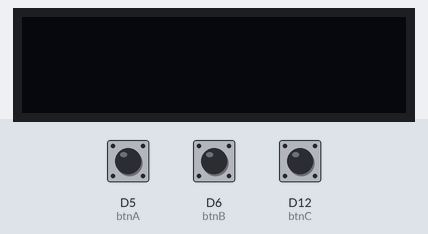
Recording of a program running on a simulated CircuitPython board. On the bench: 128×32 one-colour display. The inputs (shaded band) are chosen by the test bench; at power-on: D5 (btnA) HIGH, D6 (btnB) HIGH, D12 (btnC) HIGH.

Above: at 1.2 s.
1.3 s: D5 (btnA) pulled LOW for 0.15 s
At 1.52 s:
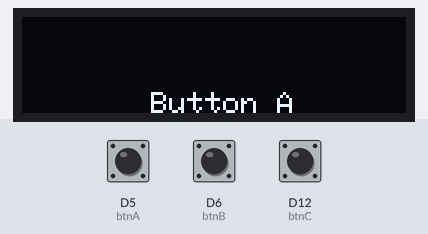
3.1 s: D6 (btnB) pulled LOW for 0.15 s
At 3.34 s:
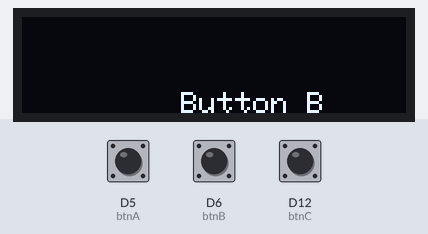
4.9 s: D12 (btnC) pulled LOW for 0.15 s
At 5.04 s:
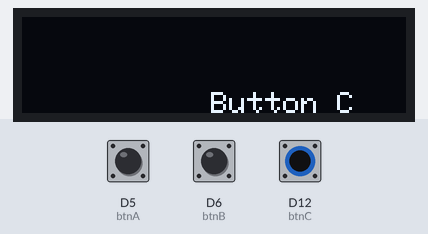
6.6 s: D12 (btnC) pulled LOW for 3.2 s
11.4 s: D5 (btnA) pulled LOW for 3.2 s
At 12.3 s:
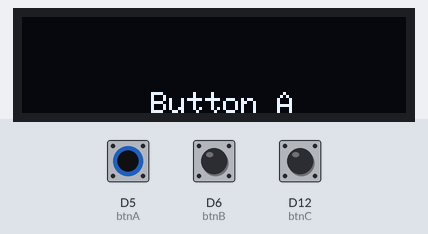
16.2 s: D5 (btnA) driven LOW and D6 (btnB) driven LOW and D12 (btnC) driven LOW
At 16.59 s:
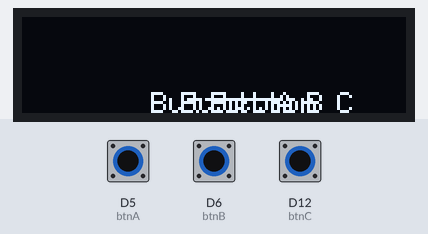
Timing chart, 0 to 19.2 s (numbered marks = the images above; inputs shaded):
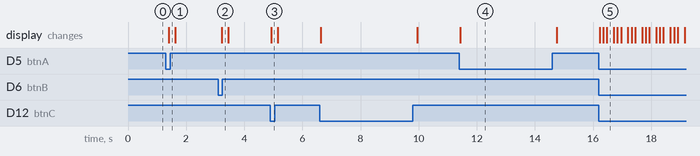

The program:

button_test.py
```python
import time
import busio
import board
import adafruit_ssd1306
from digitalio import DigitalInOut, Direction, Pull

btnA = DigitalInOut(board.D5)
btnA.direction = Direction.INPUT
btnA.pull = Pull.UP

btnB = DigitalInOut(board.D6)
btnB.direction = Direction.INPUT
btnB.pull = Pull.UP

btnC = DigitalInOut(board.D12)
btnC.direction = Direction.INPUT
btnC.pull = Pull.UP

i2c = busio.I2C(board.SCL, board.SDA)
display = adafruit_ssd1306.SSD1306_I2C(128, 32, i2c, addr=0x3c)

display.fill(0)
display.show()
width = display.width
height = display.height

while True:
    display.fill(0)

    if not btnA.value:
        display.text('Button A', width-85, height-7, 1)
        display.show()
        time.sleep(0.1)

    if not btnB.value:
        display.text('Button B', width-75, height-7, 1)
        display.show()
        time.sleep(0.1)

    if not btnC.value:
        display.text('Button C', width-65, height-7, 1)
        display.show()
        time.sleep(0.1)

    display.show()
    time.sleep(0.1)
```

Measured:
- after the input at 1.3 s, the display: changes after 0.11 s (image 1)
- after the input at 3.1 s, the display: changes after 0.13 s (image 2)
- after the input at 4.9 s, the display: changes at once (image 3)
- after the input at 11.4 s, the display: changes at once (image 4)
- after the input at 16.2 s, the display: first changes at once (image 5 shows a later state)
